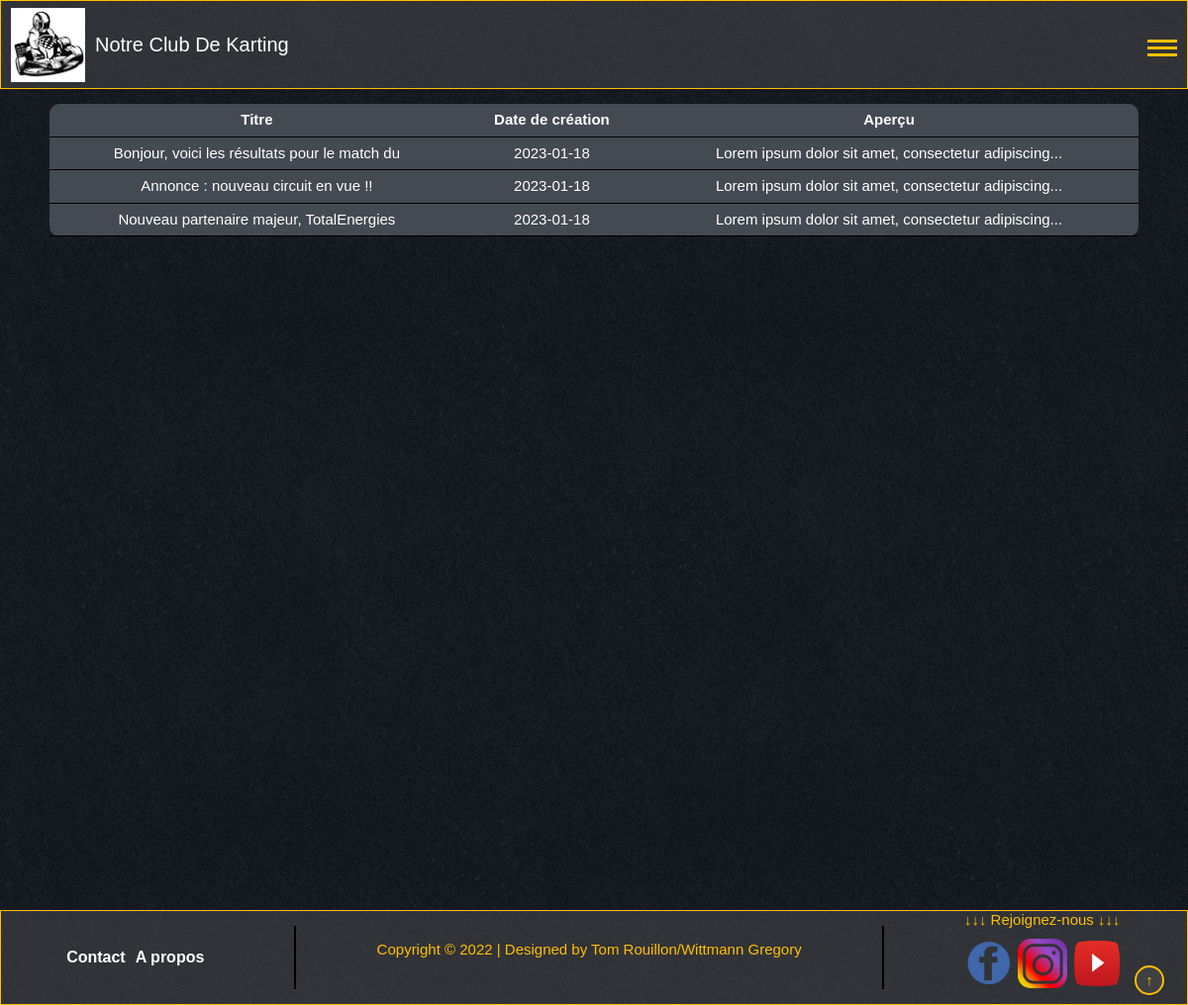
/src/actu.php, run on the app's committed database.
### tables this page shows
CREATE TABLE IF NOT EXISTS `Article` (
  `idArticle` INT NOT NULL AUTO_INCREMENT,
  `titre` VARCHAR(45) NOT NULL,
  `contenu` LONGTEXT NOT NULL,
  `dateCreation` DATE NOT NULL,
  `dateMAJ` DATE NOT NULL,
  `Admin_Personne_idPersonne` INT NOT NULL,
  PRIMARY KEY (`idArticle`),
  INDEX `fk_Article_Admin1_idx` (`Admin_Personne_idPersonne` ASC),
  CONSTRAINT `fk_Article_Admin1`
    FOREIGN KEY (`Admin_Personne_idPersonne`)
    REFERENCES `Admin` (`Personne_idPersonne`)
    ON DELETE NO ACTION
    ON UPDATE NO ACTION);

### src/actu.php (the view, shortened to what this page needs)
<?php
    require_once("header.php");
?>
<div id="contenu">
    <?php
    $bdd = connect_bd();
    if (isset($_GET['id']) && $_GET['id'] > 0) {
        $id = $_GET['id'];
        $req = $bdd->prepare('SELECT * FROM article WHERE idArticle = ?');
        $req->execute(array($id));
        $donnees = $req->fetch();
        if (!$donnees) {
            echo "<h1>Erreur : Cet article n'existe pas</h1>";
            exit();
        }
        ?>
        <div class="article">
            <div class="articleHead">
                <h1><?php echo $donnees['titre']; ?></h1>
                <h7>Date de rédaction : <?php echo $donnees['dateCreation']; ?></h7>
                <?php if ($donnees['dateMAJ'] != null) {
                    echo "<h7>Dernière mise à jour : " . $donnees['dateMAJ'] . "</h7>";
                }
                ?>
            </div>
            <div class="bodyArticle">
                <p><?php echo $donnees['contenu']; ?></p>
            </div>
            <?php if (isset($_SESSION['admin']) && $_SESSION['admin']) {
                echo "<button onclick='deleteArticle(" . $donnees['idArticle'] . ")' class='registerMatch unreg'>Supprimer l'article</button>";
                echo "<small id='deleteErr'></small>";
            }
            ?>
        </div>
        <?php
    }
    else {
        $req = $bdd->prepare('SELECT * FROM article');
        $req->execute();
        ?>
        <div class="container">
            <table class="articlesList">
                <tr>
                    <th>Titre</th>
                    <th>Date de création</th>
                    <th>Aperçu</th>
                </tr>
            <?php
            while($donnees = $req->fetch()) {
                ?>
                <tr onclick="document.location = ('actu.php?id=<?php echo $donnees['idArticle'] ?>')">
                    <?php
                    echo "<td>" . $donnees['titre'] . "</td>";
                    echo "<td>" . $donnees['dateCreation'] . "</td>";
                    echo "<td>" . substr($donnees['contenu'], 0, 50) . "...</td>";
                    ?>
                </tr>
                <?php
            }
            echo "</table>";
        echo "</div>";
    }
    ?>
</div>
<?php
    require_once("footer.php");
?>

### src/style/main.css (style rules this page uses)
:root { --backColor:rgba(22, 22, 22, 0.773); --footColor:#343a40; --eventColor: #444a51; }
body { font-family: 'Share Tech', sans-serif; display: block; margin: 0; width: auto; height: auto; background-image: url("../logos/blackmamba.png"); }
body #contenu { min-height: 100vh; margin: 15px; font-size: 15px; color: white; }
.container { margin: auto; width: fit-content; }
.articlesList { background-color: var(--eventColor); border-radius: 10px; margin-bottom: 30px; width: 100%; min-width: 1100px; }
.articlesList td, th { border-bottom: solid black 1px; transition: all 200ms ease; text-align: center; padding: 5px; }
.articlesList tr:last-child { border-bottom: none; }

### src/style/footer.css (style rules this page uses)
:root { --footColor:rgba(75, 75, 76, 0.53); }

### src/style/header.css (style rules this page uses)
:root { --backColor:rgba(22, 22, 22, 0.773); --footColor:rgba(75, 75, 76, 0.53); --yellowColor:rgb(255, 191, 0); }

### data on the page
article: titre "Bonjour, voici les résultats pour le match du", dateCreation "2023-01-18", contenu "Lorem ipsum dolor sit amet, consectetur adipiscing"
article: titre "Annonce : nouveau circuit en vue !!", dateCreation "2023-01-18", contenu "Lorem ipsum dolor sit amet, consectetur adipiscing"
article: titre "Nouveau partenaire majeur, TotalEnergies", dateCreation "2023-01-18", contenu "Lorem ipsum dolor sit amet, consectetur adipiscing"
